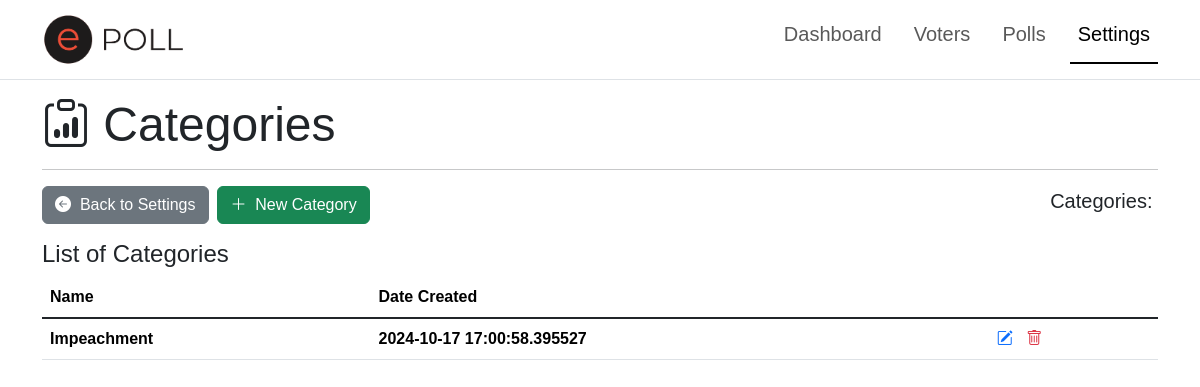
The page /settings/categories/ on the database as committed earlier.
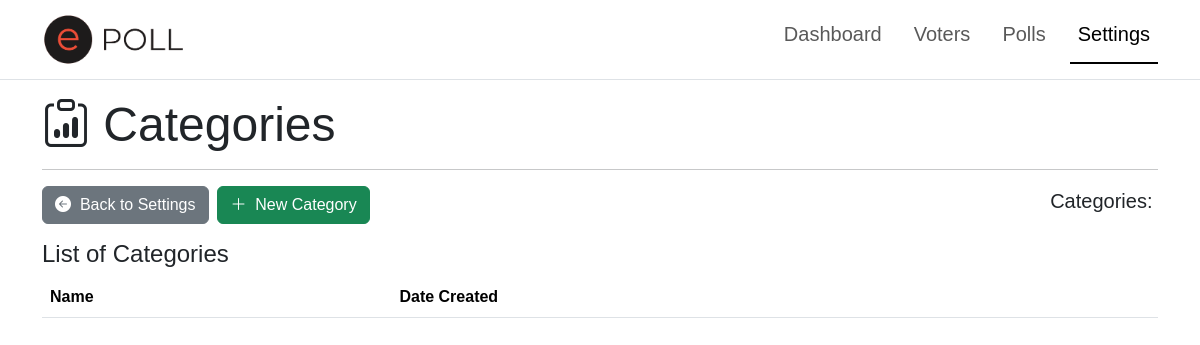
The same page on the database as committed later.
### app/models.py (models this page shows)
class Category(db.Model):
    __tablename__="categories"
    id = db.Column(db.Integer, primary_key=True, autoincrement=True)
    name = db.Column(db.String(50), nullable=False)
    created_at = db.Column(db.DateTime, nullable=False)
    updated_at = db.Column(db.DateTime(timezone=True), onupdate=db.func.now())
    motions = db.relationship('Motion', backref='category', lazy=True)

### app/settings.py (the view)
@sbp.route('/categories/')
def categories():
    page = request.args.get('page', 1, type=int)
    page_size = request.args.get('page_size', 20, type=int)  # Get page size from query params or default to 20
    all_categories = Category.query.order_by(Category.created_at.desc()).paginate(page=page, per_page=page_size)
    if not all_categories:
        flash('No Category records added Yet!', 'warning')
    return render_template('admin/settings/category/list.html',
                           title='Categories', all_categories=all_categories, SETTINGS=True)

### app/templates/admin/settings/category/list.html (shortened to what this page needs)
{% extends "shared/adminlayout.html" %}
{% block content %}
<div class="container">
    <h3 class="display-5"><i class="bi bi-clipboard-data"></i>&nbsp;{{title}}</h3>
    <hr>
    <div class="row align-content-center mb-3">
        <div class="col text-start">
            <a href="{{ url_for('settings.index') }}" class="btn btn-secondary"><i class="bi bi-arrow-left-circle-fill"></i>&nbsp; Back to Settings</a>&nbsp;
            <a href="{{ url_for('settings.new_category') }}" class="btn btn-success"><i class="bi bi-plus-lg"></i>&nbsp; New Category</a>
        </div>
        <div class="col text-end align-content-center">
            <h5>Categories:&nbsp;<strong class="fst-italic"></strong></h4>
        </div>
    </div>
    <h4>List of {{title}}</h4>
    <div class="table-responsive">
        <table class="table table-hover align-content-center">
            <thead>
                <tr class="align-middle">
                    <th scope="col">Name</th>
                    <th scope="col">Date Created</th>
                    <th scope="col"></th>
                </tr>
            </thead>
            <tbody class="table-group-divider align-content-center">
                {% for category in all_categories %}
                    <tr class="clickable-row align-middle" data-href="#">
                        <th scope="row">{{category.name}}</th>
                        <th scope="row">{{category.created_at}}</th>
                        <td scope="row">
                            <a href="{{ url_for('settings.edit_category', id=category.id) }}"><i class="bi bi-pencil-square text-primary"></i></a> &nbsp;
                            <a href="{{ url_for('settings.delete_category', id=category.id) }}"><i class="bi bi-trash text-danger"></i></a>
                        </td>
                    </tr>
                {% endfor %}
            </tbody>
        </table>
    </div>
</div>
{% endblock %}

Rows that differ between the two databases and show on the page:
removed Category: name "Impeachment", created_at "2024-10-17 17:00:58.395527"
